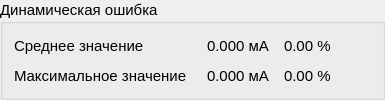
             <widget class="QGroupBox" name="groupBox_dynamicError">
              <property name="sizePolicy">
               <sizepolicy hsizetype="Expanding" vsizetype="Preferred">
                <horstretch>0</horstretch>
                <verstretch>0</verstretch>
               </sizepolicy>
              </property>
              <property name="font">
               <font>
                <family>Segoe UI</family>
                <pointsize>11</pointsize>
                <stylestrategy>PreferDefault</stylestrategy>
               </font>
              </property>
              <property name="title">
               <string>Динамическая ошибка</string>
              </property>
              <layout class="QGridLayout" name="gridLayout">
               <property name="bottomMargin">
                <number>9</number>
               </property>
               <property name="horizontalSpacing">
                <number>15</number>
               </property>
               <property name="verticalSpacing">
                <number>10</number>
               </property>
               <item row="2" column="2">
                <widget class="QLabel" name="label_dynamicErrorMaxPercent">
                 <property name="sizePolicy">
                  <sizepolicy hsizetype="Maximum" vsizetype="Maximum">
                   <horstretch>0</horstretch>
                   <verstretch>0</verstretch>
                  </sizepolicy>
                 </property>
                 <property name="text">
                  <string>0.00 %</string>
                 </property>
                </widget>
               </item>
               <item row="0" column="1">
                <widget class="QLabel" name="label_dynamicErrorMean">
                 <property name="sizePolicy">
                  <sizepolicy hsizetype="Maximum" vsizetype="Maximum">
                   <horstretch>0</horstretch>
                   <verstretch>0</verstretch>
                  </sizepolicy>
                 </property>
                 <property name="text">
                  <string>0.000 мА</string>
                 </property>
                </widget>
               </item>
               <item row="0" column="2">
                <widget class="QLabel" name="label_dynamicErrorMeanPercent">
                 <property name="sizePolicy">
                  <sizepolicy hsizetype="Maximum" vsizetype="Maximum">
                   <horstretch>0</horstretch>
                   <verstretch>0</verstretch>
                  </sizepolicy>
                 </property>
                 <property name="text">
                  <string>0.00 %</string>
                 </property>
                </widget>
               </item>
               <item row="2" column="1">
                <widget class="QLabel" name="label_dynamicErrorMax">
                 <property name="sizePolicy">
                  <sizepolicy hsizetype="Maximum" vsizetype="Maximum">
                   <horstretch>0</horstretch>
                   <verstretch>0</verstretch>
                  </sizepolicy>
                 </property>
                 <property name="text">
                  <string>0.000 мА</string>
                 </property>
                </widget>
               </item>
               <item row="0" column="0">
                <widget class="QLabel" name="label_dynamicError_averageValue">
                 <property name="sizePolicy">
                  <sizepolicy hsizetype="Maximum" vsizetype="Maximum">
                   <horstretch>0</horstretch>
                   <verstretch>0</verstretch>
                  </sizepolicy>
                 </property>
                 <property name="minimumSize">
                  <size>
                   <width>178</width>
                   <height>0</height>
                  </size>
                 </property>
                 <property name="text">
                  <string>Среднее значение</string>
                 </property>
                </widget>
               </item>
               <item row="2" column="0">
                <widget class="QLabel" name="label_dynamicError_maximumValue">
                 <property name="sizePolicy">
                  <sizepolicy hsizetype="Maximum" vsizetype="Maximum">
                   <horstretch>0</horstretch>
                   <verstretch>0</verstretch>
                  </sizepolicy>
                 </property>
                 <property name="minimumSize">
                  <size>
                   <width>178</width>
                   <height>0</height>
                  </size>
                 </property>
                 <property name="text">
                  <string>Максимальное значение</string>
                 </property>
                </widget>
               </item>
               <item row="0" column="3">
                <spacer name="horizontalSpacer_2">
                 <property name="orientation">
                  <enum>Qt::Orientation::Horizontal</enum>
                 </property>
                 <property name="sizeHint" stdset="0">
                  <size>
                   <width>40</width>
                   <height>20</height>
                  </size>
                 </property>
                </spacer>
               </item>
              </layout>
             </widget>
